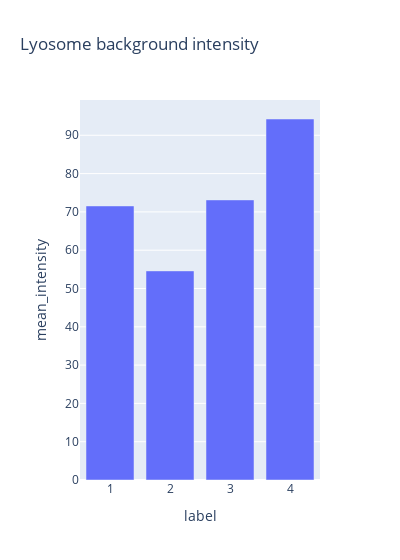

Notebook code cell kept with this figure:
### Code cell
px.bar(results, x='label', y='mean_intensity', title='Lyosome background intensity', width=400)

### Figure 1 — Plotly figure (JSON) as saved in the notebook; plotly's stock layout.template omitted (floating-point values rounded to 4 significant figures)
{"data": [{"alignmentgroup": "True", "hovertemplate": "label=%{x}<br>mean_intensity=%{y}<extra></extra>", "legendgroup": "", "marker": {"color": "#636efa", "pattern": {"shape": ""}}, "name": "", "offsetgroup": "", "orientation": "v", "showlegend": false, "textposition": "auto", "type": "bar", "x": [1, 2, 3, 4], "xaxis": "x", "y": [71.55, 54.59, 73.12, 94.25], "yaxis": "y"}], "layout": {"barmode": "relative", "legend": {"tracegroupgap": 0}, "title": {"text": "Lyosome background intensity"}, "width": 400, "xaxis": {"anchor": "y", "domain": [0, 1], "title": {"text": "label"}}, "yaxis": {"anchor": "x", "domain": [0, 1], "title": {"text": "mean_intensity"}}}}
